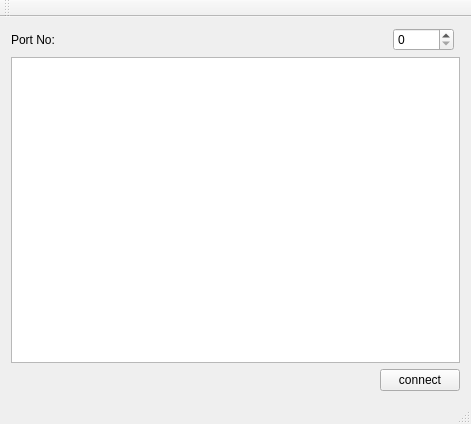
<?xml version="1.0" encoding="UTF-8"?>
<ui version="4.0">
 <class>MainWindow</class>
 <widget class="QMainWindow" name="MainWindow">
  <property name="geometry">
   <rect>
    <x>0</x>
    <y>0</y>
    <width>471</width>
    <height>424</height>
   </rect>
  </property>
  <property name="windowTitle">
   <string>MainWindow</string>
  </property>
  <widget class="QWidget" name="centralWidget">
   <layout class="QGridLayout" name="gridLayout">
    <item row="0" column="0">
     <layout class="QHBoxLayout" name="horizontalLayout">
      <item>
       <widget class="QLabel" name="portText">
        <property name="text">
         <string>Port No:</string>
        </property>
       </widget>
      </item>
      <item>
       <spacer name="horizontalSpacer">
        <property name="orientation">
         <enum>Qt::Horizontal</enum>
        </property>
        <property name="sizeHint" stdset="0">
         <size>
          <width>40</width>
          <height>20</height>
         </size>
        </property>
       </spacer>
      </item>
      <item>
       <widget class="QSpinBox" name="portNo">
        <property name="maximum">
         <number>99999</number>
        </property>
       </widget>
      </item>
     </layout>
    </item>
    <item row="1" column="0" colspan="2">
     <widget class="QListWidget" name="listWidget"/>
    </item>
    <item row="2" column="0" colspan="2">
     <layout class="QHBoxLayout" name="horizontalLayout_2">
      <item>
       <spacer name="horizontalSpacer_2">
        <property name="orientation">
         <enum>Qt::Horizontal</enum>
        </property>
        <property name="sizeHint" stdset="0">
         <size>
          <width>40</width>
          <height>20</height>
         </size>
        </property>
       </spacer>
      </item>
      <item>
       <widget class="QPushButton" name="connectButton">
        <property name="text">
         <string>connect</string>
        </property>
       </widget>
      </item>
     </layout>
    </item>
   </layout>
  </widget>
  <widget class="QMenuBar" name="menuBar">
   <property name="geometry">
    <rect>
     <x>0</x>
     <y>0</y>
     <width>471</width>
     <height>19</height>
    </rect>
   </property>
  </widget>
  <widget class="QToolBar" name="mainToolBar">
   <attribute name="toolBarArea">
    <enum>TopToolBarArea</enum>
   </attribute>
   <attribute name="toolBarBreak">
    <bool>false</bool>
   </attribute>
  </widget>
  <widget class="QStatusBar" name="statusBar"/>
 </widget>
 <layoutdefault spacing="6" margin="11"/>
 <resources/>
 <connections/>
</ui>
